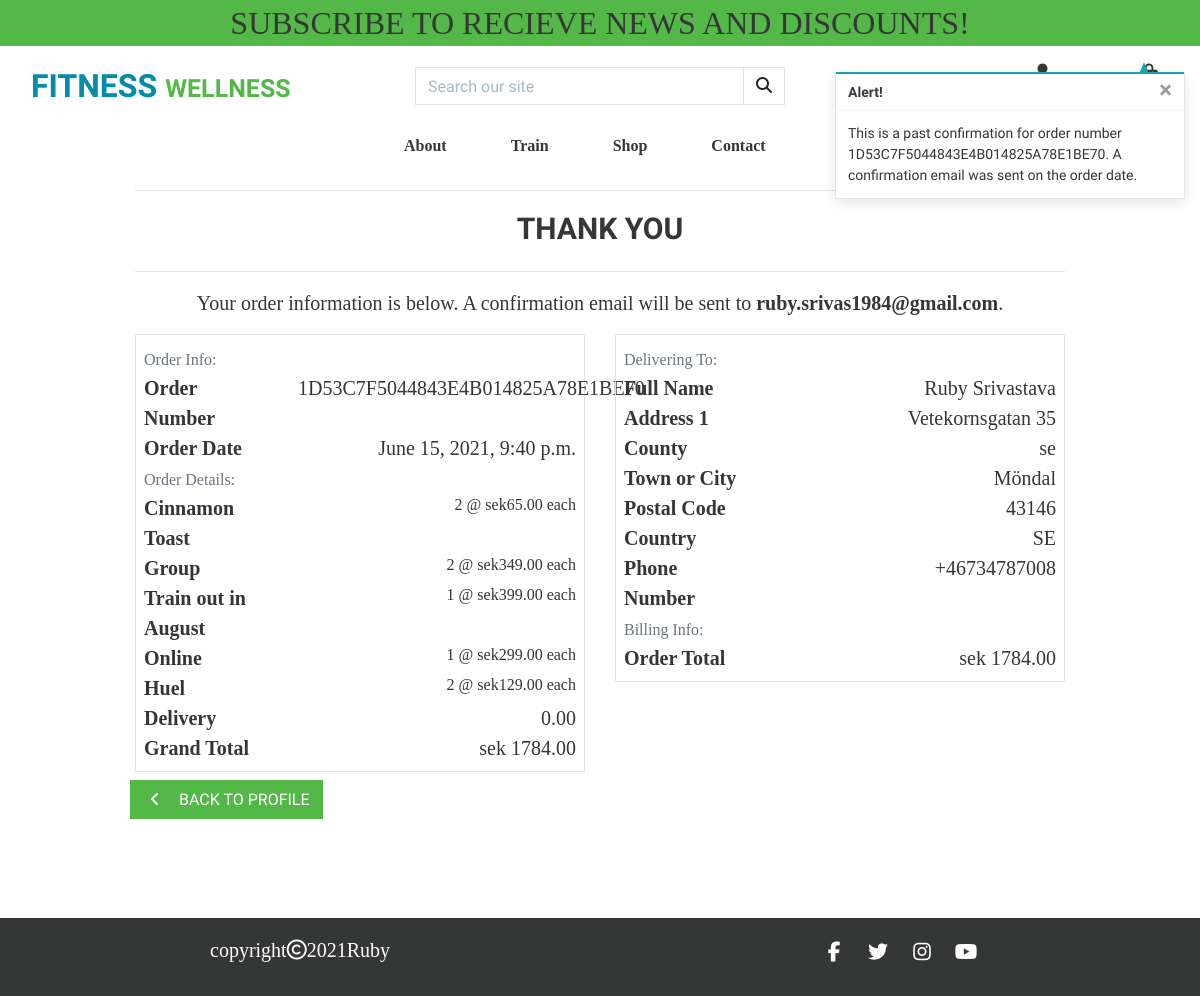
The page /profile/order_history/1D53C7F5044843E4B014825A78E1BE70 on the database its author committed.
### checkout/models.py (models this page shows, shortened)
class Order(models.Model):
    order_number = models.CharField(max_length=32, null=False, editable=False)
    user_profile = models.ForeignKey(UserProfile, on_delete=models.SET_NULL,
                                     null=True, blank=True, related_name='orders')
    full_name = models.CharField(max_length=50, null=False, blank=False)
    email = models.EmailField(max_length=254, null=False, blank=False)
    phone_number = models.CharField(max_length=20, null=False, blank=False)
    country = CountryField(blank_label='Country *', null=False, blank=False)
    postcode = models.CharField(max_length=20, null=True, blank=True)
    town_or_city = models.CharField(max_length=40, null=False, blank=False)
    street_address1 = models.CharField(max_length=80, null=False, blank=False)
    street_address2 = models.CharField(max_length=80, null=True, blank=True)
    county = models.CharField(max_length=80, null=True, blank=True)
    date = models.DateTimeField(auto_now_add=True)
    delivery_cost = models.DecimalField(max_digits=6, decimal_places=2, null=False, default=0)
    order_total = models.DecimalField(max_digits=10, decimal_places=2, null=False, default=0)
    grand_total = models.DecimalField(max_digits=10, decimal_places=2, null=False, default=0)
    original_bag = models.TextField(null=False, blank=False, default='')
    stripe_pid = models.CharField(max_length=254, null=False, blank=False, default='')

class OrderLineItem(models.Model):
    order = models.ForeignKey(Order, null=False, blank=False, on_delete=models.CASCADE, related_name='lineitems')
    product = models.ForeignKey(Product, null=False, blank=False, on_delete=models.CASCADE)
    product_size = models.CharField(max_length=2, null=True, blank=True) # XS, S, M, L, XL
    quantity = models.IntegerField(null=False, blank=False, default=0)
    lineitem_total = models.DecimalField(max_digits=6, decimal_places=2, null=False, blank=False, editable=False)

### products/models.py (models this page shows, shortened)
class Product(models.Model):
    category = models.ForeignKey('Category', null=True, blank=True, on_delete=models.SET_NULL)
    sku = models.CharField(max_length=254, null=True, blank=True)
    name = models.CharField(max_length=254)
    description = models.TextField()
    has_sizes = models.BooleanField(default=False, null=True, blank=True)
    price = models.DecimalField(max_digits=6, decimal_places=2)
    rating = models.DecimalField(max_digits=6, decimal_places=2, null=True, blank=True)
    image_url = models.URLField(max_length=1024, null=True, blank=True)
    image = models.ImageField(null=True, blank=True)

### profiles/views.py (the view)
# urls.py: path('order_history/<order_number>', views.order_history, name='order_history'),
def order_history(request, order_number):
    order = get_object_or_404(Order, order_number=order_number)
    messages.info(request, (
        f'This is a past confirmation for order number {order_number}. '
        'A confirmation email was sent on the order date.'
    ))
    template = 'checkout/checkout_success.html'
    context = {
        'order': order,
        'from_profile': True,
    }
    return render(request, template, context)

### checkout/templates/checkout/checkout_success.html (shortened to what this page needs)
{% extends "base.html" %}
{% load static %}
{% block extra_css %}
<link rel="stylesheet" href="{% static 'checkout/css/checkout.css' %}">
{% endblock %}
{% block content %}
<div class="container gym-container">
    <div class="row">
        <div class="col">
            <hr>
            <h2 class="logo-font mb-4 gym-header">Thank You</h2>
            <hr>
            <p class="text-black gym-para">Your order information is below. A confirmation email will be sent to
                <strong>{{ order.email }}</strong>.</p>
        </div>
    </div>
    <div class="row">
        <div class="col-12 col-md-6 text-left">
            <div class="order-confirmation-wrapper p-2 border gym-para">
                <div class="row">
                    <div class="col">
                        <small class="text-muted">Order Info:</small>
                    </div>
                </div>
                <div class="row">
                    <div class="col-12 col-md-4">
                        <p class="mb-0 text-black font-weight-bold">Order Number</p>
                    </div>
                    <div class="col-12 col-md-8 text-md-right">
                        <p class="mb-0">{{ order.order_number }}</p>
                    </div>
                </div>
                <div class="row">
                    <div class="col-12 col-md-4">
                        <p class="mb-0 text-black font-weight-bold">Order Date</p>
                    </div>
                    <div class="col-12 col-md-8 text-md-right">
                        <p class="mb-0">{{ order.date }}</p>
                    </div>
                </div>
                <div class="row">
                    <div class="col">
                        <small class="text-muted">Order Details:</small>
                    </div>
                </div>
                {% for item in order.lineitems.all %}
                <div class="row">
                    <div class="col-12 col-md-4">
                        <p class="mb-0 text-black font-weight-bold">
                            {{ item.product.name }}
                        </p>
                    </div>
                    <div class="col-12 col-md-8 text-md-right">
                        <p class="small mb-0">{{ item.quantity }} @ sek{{ item.product.price }} each</p>
                    </div>
                </div>
                {% endfor %}
                <div class="row">
                    <div class="col-12 col-md-4">
                        <p class="mb-0 text-black font-weight-bold">Delivery</p>
                    </div>
                    <div class="col-12 col-md-8 text-md-right">
                        <p class="mb-0">{{ order.delivery_cost }}</p>
                    </div>
                </div>
                <div class="row">
                    <div class="col-12 col-md-4">
                        <p class="mb-0 text-black font-weight-bold">Grand Total</p>
                    </div>
                    <div class="col-12 col-md-8 text-md-right">
                        <p class="mb-0">sek {{ order.grand_total }}</p>
                    </div>
                </div>
            </div>
        </div>
        <div class="col-12 col-md-6 text-left">
            <div class="order-confirmation-wrapper p-2 border gym-para">
                <div class="row">
                    <div class="col">
                        <small class="text-muted">Delivering To:</small>
                    </div>
                </div>
                <div class="row">
                    <div class="col-12 col-md-4">
                        <p class="mb-0 text-black font-weight-bold">Full Name</p>
                    </div>
                    <div class="col-12 col-md-8 text-md-right">
                        <p class="mb-0">{{ order.full_name }}</p>
                    </div>
                </div>
                <div class="row">
                    <div class="col-12 col-md-4">
                        <p class="mb-0 text-black font-weight-bold">Address 1</p>
                    </div>
                    <div class="col-12 col-md-8 text-md-right">
                        <p class="mb-0">{{ order.street_address1 }}</p>
                    </div>
                </div>
                {% if order.county %}
                <div class="row">
                    <div class="col-12 col-md-4">
                        <p class="mb-0 text-black font-weight-bold">County</p>
                    </div>
                    <div class="col-12 col-md-8 text-md-right">
                        <p class="mb-0">{{ order.county }}</p>
                    </div>
                </div>
                {% endif %}
                <div class="row">
                    <div class="col-12 col-md-4">
                        <p class="mb-0 text-black font-weight-bold">Town or City</p>
                    </div>
                    <div class="col-12 col-md-8 text-md-right">
                        <p class="mb-0">{{ order.town_or_city }}</p>
                    </div>
                </div>
                {% if order.postcode %}
                <div class="row">
                    <div class="col-12 col-md-4">
                        <p class="mb-0 text-black font-weight-bold">Postal Code</p>
                    </div>
                    <div class="col-12 col-md-8 text-md-right">
                        <p class="mb-0">{{ order.postcode }}</p>
                    </div>
                </div>
                {% endif %}
                <div class="row">
                    <div class="col-12 col-md-4">
                        <p class="mb-0 text-black font-weight-bold">Country</p>
                    </div>
                    <div class="col-12 col-md-8 text-md-right">
                        <p class="mb-0">{{ order.country }}</p>
                    </div>
                </div>
                <div class="row">
                    <div class="col-12 col-md-4">
                        <p class="mb-0 text-black font-weight-bold">Phone Number</p>
                    </div>
                    <div class="col-12 col-md-8 text-md-right">
                        <p class="mb-0">{{ order.phone_number }}</p>
                    </div>
                </div>
                <div class="row">
                    <div class="col">
                        <small class="text-muted">Billing Info:</small>
                    </div>
                </div>
                <div class="row">
                    <div class="col-12 col-md-4">
                        <p class="mb-0 text-black font-weight-bold">Order Total</p>
                    </div>
                    <div class="col-12 col-md-8 text-md-right">
                        <p class="mb-0">sek {{ order.order_total }}</p>
                    </div>
                </div>
            </div>
        </div>
        <div class="row">
            <div class="col-12 text-right">
                {% if from_profile %}
                <a href="{% url 'profile' %}" class="btn btn-green rounded-0 my-2">
                    <span class="icon mr-2">
                        <i class="fas fa-angle-left"></i>
                    </span>
                    <span class="text-uppercase">Back to Profile</span>
                </a>
                {% endif %}
            </div>
        </div>
    </div>
</div>
{% endblock %}

### rows shown on the page
Order: email "ruby.srivas1984@gmail.com", order_number "1D53C7F5044843E4B014825A78E1BE70", date "June 15, 2021, 9:40 p.m.", delivery_cost "0.00", grand_total "1784.00", full_name "Ruby Srivastava", street_address1 "Vetekornsgatan 35", county "se", town_or_city "Möndal", postcode "43146", country "SE", phone_number "+46734787008", order_total "1784.00"
OrderLineItem: product.name "Cinnamon Toast", quantity "2", product.price "65.00"
OrderLineItem: product.name "Group", quantity "2", product.price "349.00"
OrderLineItem: product.name "Train out in August", quantity "1", product.price "399.00"
OrderLineItem: product.name "Online", quantity "1", product.price "299.00"
OrderLineItem: product.name "Huel", quantity "2", product.price "129.00"

### other values the page prints
{{ message }} "This is a past confirmation for order number 1D53C7F5044843E4B014825A78E1BE70. A confirmation email was sent on the order date."
